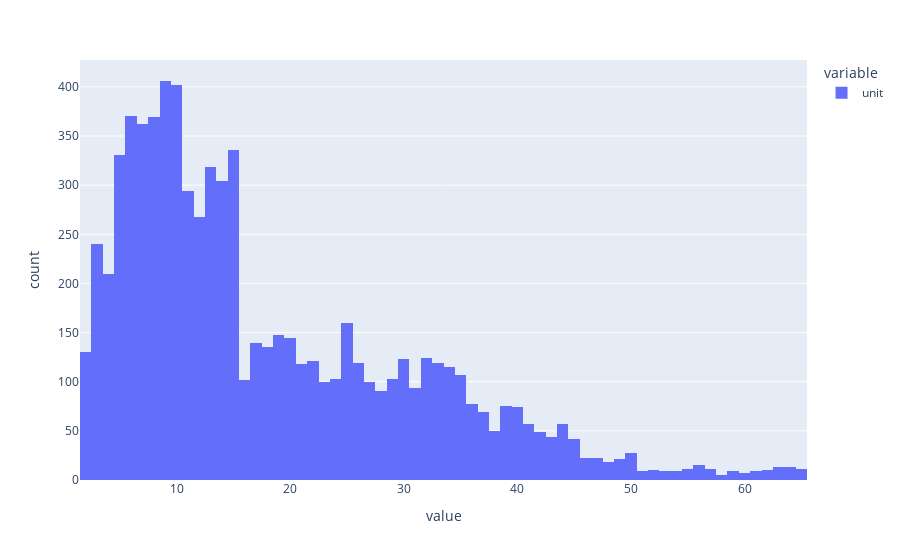

Source (notebook cell):
### Markdown cell above
### From the above graph, we can see that the highest sales value is of 162.5k which occurred 11 times. The lowest sales value is of 5k which occurred 130 times. The sales value of 22.5k has occurred 406 times which is highest by count.

### Code cell
# Using Plotly Histogram for more data and interaction

unit_hist = px.histogram(sd['unit'])
unit_hist

### Figure 1 — Plotly figure (JSON) as saved in the notebook; plotly's stock layout.template omitted (floating-point values rounded to 4 significant figures; data arrays with more than 128 entries replaced by an {"elided": "..."} marker saying what was removed)
{"data": [{"alignmentgroup": "True", "bingroup": "x", "hovertemplate": "variable=unit<br>value=%{x}<br>count=%{y}<extra></extra>", "legendgroup": "unit", "marker": {"color": "#636efa", "pattern": {"shape": ""}}, "name": "unit", "offsetgroup": "unit", "orientation": "v", "showlegend": true, "type": "histogram", "x": {"elided": "7560 int values"}, "xaxis": "x", "yaxis": "y"}], "layout": {"autosize": true, "barmode": "relative", "legend": {"title": {"text": "variable"}, "tracegroupgap": 0}, "margin": {"t": 60}, "xaxis": {"anchor": "y", "autorange": true, "domain": [0, 1], "range": [1.5, 65.5], "title": {"text": "value"}, "type": "linear"}, "yaxis": {"anchor": "x", "autorange": true, "domain": [0, 1], "range": [0, 427.4], "title": {"text": "count"}}}}
